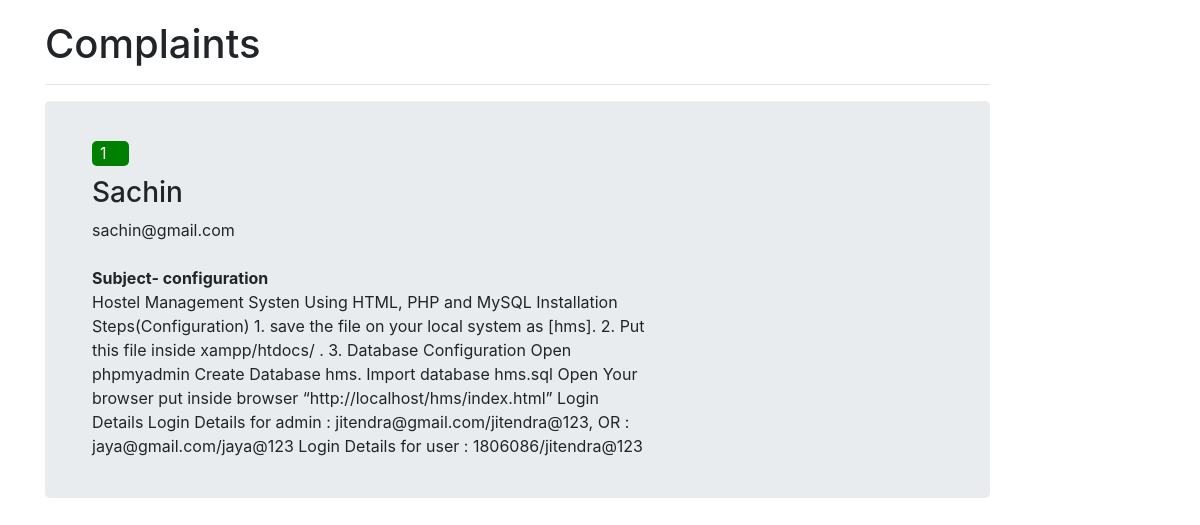
Screenshot of /message_read.php with the database file from the repository.
### tables this page shows
CREATE TABLE `message` (
  `ID` int(1) NOT NULL,
  `name` varchar(25) NOT NULL,
  `subject` varchar(100) NOT NULL,
  `email` varchar(25) NOT NULL,
  `message` varchar(500) NOT NULL
);

### message_read.php (the view, shortened to what this page needs)
<!DOCTYPE html>
<html>
<head>
	<link rel="stylesheet" type="text/css" href="./css/bootstrap.min.css">
</head>
<body>
	<div class="container" style="margin-top: 20px; padding-right: 15%;">
		<h1>Complaints</h1><hr>
		<?php
$connect=mysqli_connect('localhost','root','','hms');
?>
<?php
	$sql="SELECT * FROM message ORDER BY ID DESC";
$result=mysqli_query($connect,$sql);
if ($result->num_rows > 0) {
    while($row = $result->fetch_assoc()) {
        echo '
        	<div class="jumbotron" style="padding-top: 40px;padding-bottom: 40px;">
			<div class="details col-md-8" style="display: block;">
				<div class="ratting" style="padding-bottom: 10px">
					<span style="width:37px;height:25px;background-color: green;color: #fff;padding: 0px 8px;border-radius: 5px;margin-right:10px;display:inline-block">'.$row["ID"].'</span>
				</div>
				<h3>' . $row["name"]. '</h3>
				<span>' . $row["email"] .'</span><br><br>
				<span><strong>Subject- ' . $row["subject"] .'</strong></span><br>
				<span>' . $row["message"] .'</span><br>
			</div>
		</div>
        ';
    }
} else {
    echo "0 results";
}
?>
	</div>
</body>
</html>

### rows the page displays
message: ID "1", name "Sachin", email "sachin@gmail.com", subject "configuration", message "Hostel Management Systen Using HTML, PHP and MySQL Installation Steps(Configuration) 1. save the file on your local system as [hms]. 2. Put this file inside xampp/htdocs/ . 3. Database Configuration Open phpmyadmin Create Database hms. Import database hms.sql Open Your browser put inside browser “http://localhost/hms/index.html” Login Details Login Details for admin : jitendra@gmail.com/jitendra@123, OR : jaya@gmail.com/jaya@123 Login Details for user : 1806086/jitendra@123"
